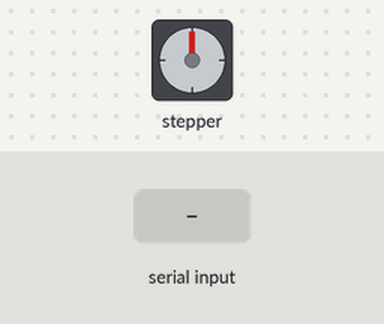
This sketch was run on a simulated ESP32. Parts: stepper motor. Wiring (inferred from the names in the program): stepper motor (2048 steps per turn assumed): coils GPIO 22, GPIO 23, GPIO 24, GPIO 25. The inputs (shaded band) are chosen by the test bench. What the sketch prints to the serial monitor is not drawn.

Above: at 2.0 s.
2.1 s: "CW\n" received over Serial
At 2.9 s:
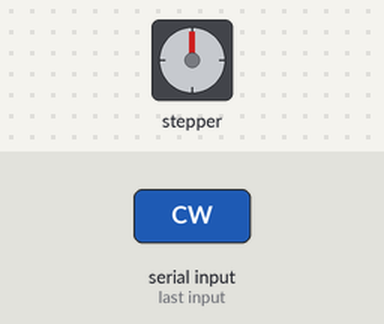
5.1 s: "CC\n" received over Serial
8.1 s: "CCC\n" received over Serial
At 9.3 s:
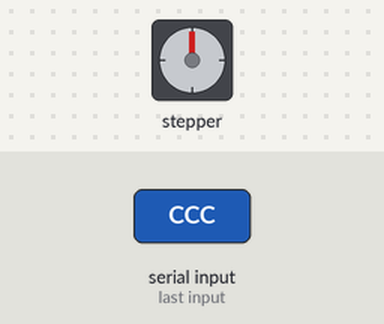
9.6 s: "CC\n" received over Serial
At 10.6 s:
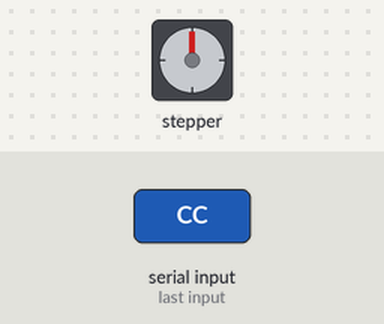
12.6 s: "CCW\n" received over Serial
At 12.9 s:
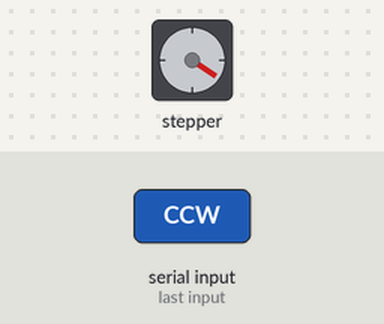
Timing chart, 0 to 15.1 s (numbered marks = the images above; inputs shaded):
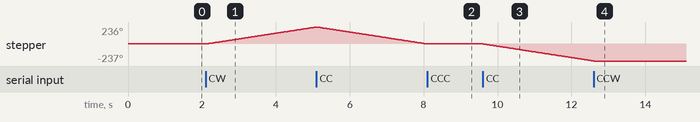

Measured:
- after the input at 2.1 s, stepper: keeps turning clockwise at about 79°/s, starting at once
- after the input at 8.1 s, stepper: stops changing and stays 0°
- after the input at 9.6 s, stepper: keeps turning counter-clockwise at about 79°/s, starting at once
- after the input at 12.6 s, stepper: goes on until 12.6 s, then stays -237°

The sketch:

6_StepperMotor.ino
```cpp
const int IN1 = 22;                                                     // Pin IN1 of Stepper Motor.
const int IN2 = 23;                                                     // Pin IN2 of Stepper Motor.
const int IN3 = 24;                                                     // Pin IN3 of Stepper Motor.
const int IN4 = 25;                                                     // Pin IN4 of Stepper Motor.
const int MAXSTEPS = 4096;                                              // Maximum value of steps for one (1) Stepper Motor's rotation.

String command = "";                                                    // Variable to hold a string which will represent a command in order to control the motor.
short iStep = 0;                                                        // Variable to hold the actual number of steps that the mottor has done for a particular moment in time.

// 1 -> counterclockwise and -1 -> clockwise

void setup() {
  pinMode(IN1, OUTPUT);
  pinMode(IN2, OUTPUT);
  pinMode(IN3, OUTPUT);
  pinMode(IN4, OUTPUT);

  Serial.begin(9600);

  Serial.println("STEPPER ROTATION PROGRAM");
  Serial.println("------------------------");
  Serial.println("This program uses the following series of commands to control a STEPPER MOTOR:");
  Serial.println("1. CW: Specifies the motor to rotate in clocwise fashion indefinitely.\nUSAGE EXAMPLE: CW\n");
  Serial.println("2. CC: Specifies the motor to rotate in counter-clocwise fashion indefinitely.\nUSAGE EXAMPLE: CC\n");
  Serial.println("3. STP: Specifies the motor to rotate for a n number of steps. Furthermore these steps can be either positive or negative.\nUSAGE EXAMPLE: STP 1000\n");
  Serial.println("4. CCC: Sets the motor to rotate clockwise for a n number of times.\nUSAGE EXAMPLE: CCC 10\n");
  Serial.println("5. CCW: Sets the motor to rotate counter-clockwise for a n number of times.\nUSAGE EXAMPLE: CCW 20\n");
  Serial.println("6. CSC: Sets the motor to rotate clockwise for a n amount of steps.\nUSAGE EXAMPLE: CSC 2048\n");
  Serial.println("7. CSW: Sets the motor to rotate counter-clockwise for a n amount of steps.\nUSAGE EXAMPLE: CSW 10000\n");
  Serial.println("8. STOP: Interrupts the program.\nUSAGE EXAMPLE: STOP\n");
}

void loop() {
  if(Serial.available()>0){                                           // Condition to check if the is input in the Serial.
    terminalMode();                                                   // Function to control the motor given the input.
  }
}

void terminalMode(){
  command = Serial.readStringUntil('\n');                             // Assign the contents of the Serial input to varible "command".
  Serial.flush();

  if(command.equals("CW")){                                           // If command = "CW", then the stepper motor will rotate in clockwise direction until another key(s) is pressed.
    do{
      rotate(-1);                                                     // Function to rotate Stepper Motor.
    }while(Serial.available()<=0);
  }

  else if(command.equals("CC")){                                      // If command = "CC", then the stepper motor will rotate in counterclockwise direction until another key(s) is pressed.
    do{
      rotate(1);
    }while(Serial.available()<=0);
  }

  else if(command.substring(0,3).equals("STP")){                      // If command = "STP", then the stepper motor will rotate for a definite number of steps in any direction.
    long int realSteps = abs(command.substring(3).toInt());           // Example Usage: STP 4096 should rotate motor 360 degrees one time clockwise. If value is negative,
    short k = command.substring(3).toInt() / realSteps;               // the opposite is true.
    for(int i = 0; i < realSteps;){                                   // Anyhow: realSteps is the magnitude of the # of steps, and k will decide the direction of rotation.
      if(rotate(-1*k)){
        i++;
      }
      if(isSTOP()){
        goto exit;
      }
    }
  }
  else if(command.substring(0,3).equals("CCC")){                      // If command = "CCC", then the stepper motor will rotate for a definite number of times clockwise.
    long int realRots = abs(command.substring(3).toInt());            // Example Usage: CCC 3 will make the motor rotate 3 times in clockwise direction.
    for(long int i = 0; i < realRots; i++){                           // realRots is the magnitude of the # of rotations. As with realSteps, realRots is an absolute value
      for(int j = 0; j < MAXSTEPS;){                                  // in order to deal with negative (erronous) values.
        if(rotate(-1)){
          j++;
        }
        if(isSTOP()){
          goto exit;
        }
      }
    }
  }
  else if(command.substring(0,3).equals("CCW")){                      // If command = "CCW", then the stepper motor will rotate for a definite number of times counter-clockwise.
    long int realRots = abs(command.substring(3).toInt());
    for(long int i = 0; i < realRots; i++){
      for(int j = 0; j < MAXSTEPS;){
        if(rotate(1)){
          j++;
        }
        if(isSTOP()){
          goto exit;
        }
      }
    }
  }
  else if(command.substring(0,3).equals("CSC")){                      // If command = "CSC", then the stepper motor should rotate for a definite number of steps clockwise.
    long int realSteps = abs(command.substring(3).toInt());
    for (long int i = 0; i < realSteps;){
      if(rotate(-1)){
        i++;
      }
      if(isSTOP()){
        goto exit;
      }
    }
  }
  else if(command.substring(0,3).equals("CSW")){                     // If command = "CSW", then the motor should rotate for a definite number of steps counter-clockwise.
    long int realSteps = abs(command.substring(3).toInt());
    for (long int i = 0; i <realSteps;){
      if(rotate(1)){
        i++;
      }
      if(isSTOP()){
        goto exit;
      }
    }
  }
  else if(command.equals("STOP")){
    goto exit;
  }

  exit:
  Serial.flush();
}

bool isSTOP(){                                                      // Function to check if "STOP" was wriiten on the Serial port.
  String tmp = "";                                                  // tmp variable for string of Serial port input
  if(Serial.available()>0){                                         // If condition to check wether there is information on Serial port, if so read such information until '\n' is found.
    tmp = Serial.readStringUntil('\n');
  }
  if(tmp.equals("STOP")){                                           // If "STOP" is what was written on the Serial port, return true.
    return true;
  }
  return false;                                                     // Otherwise, resturn false.
}
bool rotate(short clockwiseConstant){                                // Function to enable the rotation of the stepper motor for one step in a particular direction.
  static unsigned long currentTime, lastTime = 0;                    // If parameter clockwiseConstant is '-1', the motor will rotate in clockwise direction; the opposite
  static long time;                                                  // is true.
  currentTime = micros();                                            // It requires timming variables (currentTime, lastTime, time) in order to rotate.
  if(currentTime-lastTime>=1000){                                    // It returns true if the motor is able to rotate.
    stepper(clockwiseConstant);
    time = time + (micros() - lastTime);
    lastTime = micros();
    return true;
  }
  return false;
}

void stepper(short clockwiseConstant){                                // Function physically control the steps (rotation) of the stepper motor.
  iStep = iStep + clockwiseConstant;
  if(iStep < 0 && clockwiseConstant == -1){
    iStep = 7;
  }
  if(iStep > 7 && clockwiseConstant == 1){
    iStep = 0;
  }
  switch(iStep){
    case 0:
    digitalWrite(IN1, LOW);
    digitalWrite(IN2, LOW);
    digitalWrite(IN3, LOW);
    digitalWrite(IN4, HIGH);
    break;
    case 1:
    digitalWrite(IN1, LOW);
    digitalWrite(IN2, LOW);
    digitalWrite(IN3, HIGH);
    digitalWrite(IN4, HIGH);
    break;
    case 2:
    digitalWrite(IN1, LOW);
    digitalWrite(IN2, LOW);
    digitalWrite(IN3, HIGH);
    digitalWrite(IN4, LOW);
    break;
    case 3:
    digitalWrite(IN1, LOW);
    digitalWrite(IN2, HIGH);
    digitalWrite(IN3, HIGH);
    digitalWrite(IN4, LOW);
    break;
    case 4:
    digitalWrite(IN1, LOW);
    digitalWrite(IN2, HIGH);
    digitalWrite(IN3, LOW);
    digitalWrite(IN4, LOW);
    break;
    case 5:
    digitalWrite(IN1, HIGH);
    digitalWrite(IN2, HIGH);
    digitalWrite(IN3, LOW);
    digitalWrite(IN4, LOW);
    break;
    case 6:
    digitalWrite(IN1, HIGH);
    digitalWrite(IN2, LOW);
    digitalWrite(IN3, LOW);
    digitalWrite(IN4, LOW);
    break;
    case 7:
    digitalWrite(IN1, HIGH);
    digitalWrite(IN2, LOW);
    digitalWrite(IN3, LOW);
    digitalWrite(IN4, HIGH);
    break;
    default:
    digitalWrite(IN1, LOW);
    digitalWrite(IN2, LOW);
    digitalWrite(IN3, LOW);
    digitalWrite(IN4, LOW);
    break;
  }
}
```
